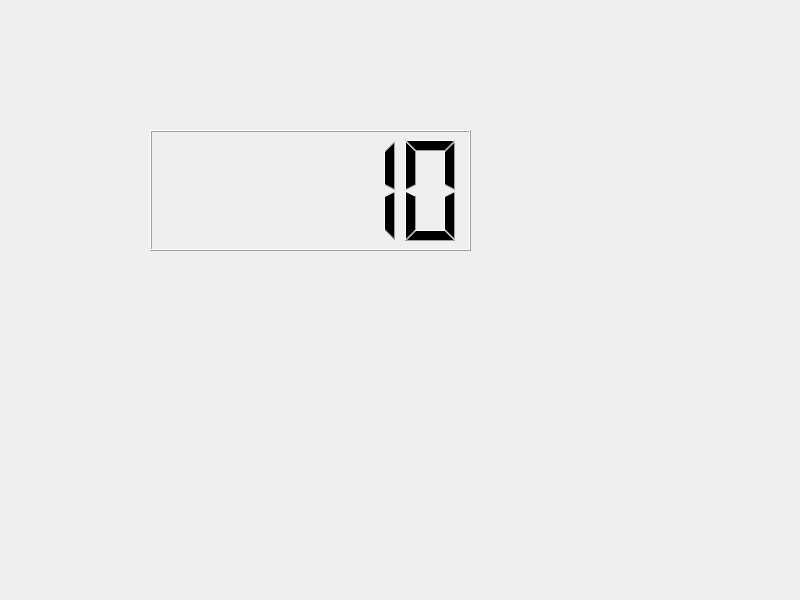
<?xml version="1.0" encoding="UTF-8"?>
<ui version="4.0">
 <class>Widget</class>
 <widget class="QWidget" name="Widget">
  <property name="geometry">
   <rect>
    <x>0</x>
    <y>0</y>
    <width>800</width>
    <height>600</height>
   </rect>
  </property>
  <property name="windowTitle">
   <string>Widget</string>
  </property>
  <widget class="QLCDNumber" name="lcdNumber">
   <property name="geometry">
    <rect>
     <x>150</x>
     <y>130</y>
     <width>321</width>
     <height>121</height>
    </rect>
   </property>
   <property name="value" stdset="0">
    <double>10.000000000000000</double>
   </property>
  </widget>
 </widget>
 <resources/>
 <connections/>
</ui>
